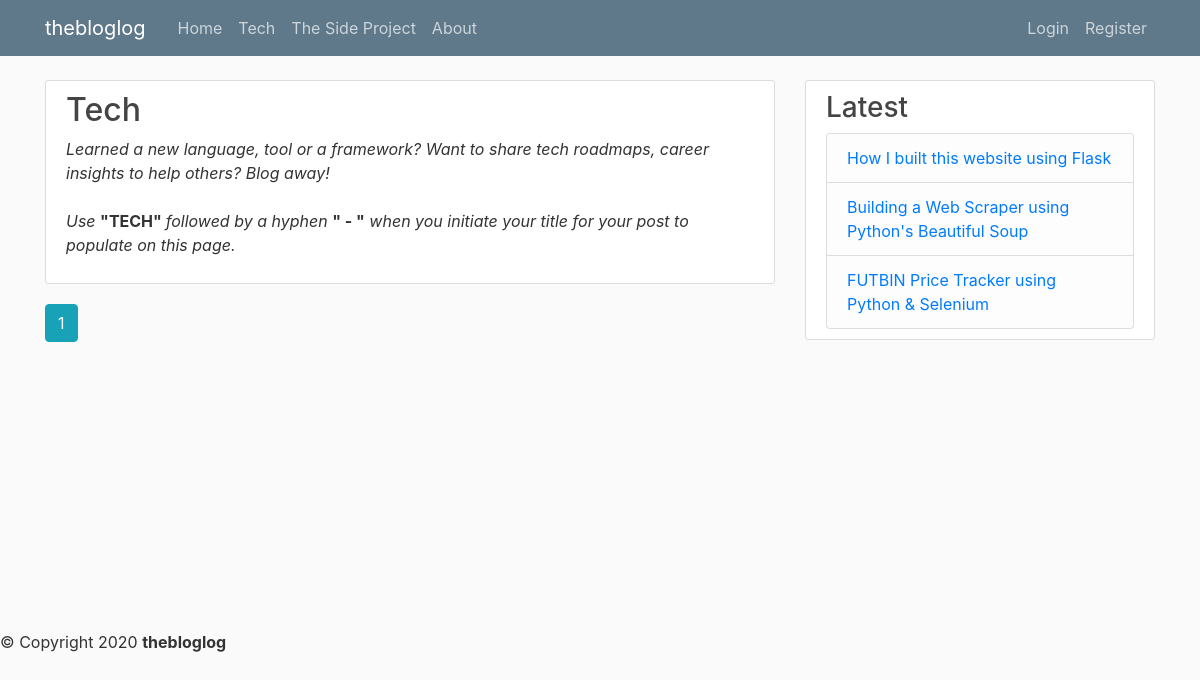
Page /tech on the earlier database version.
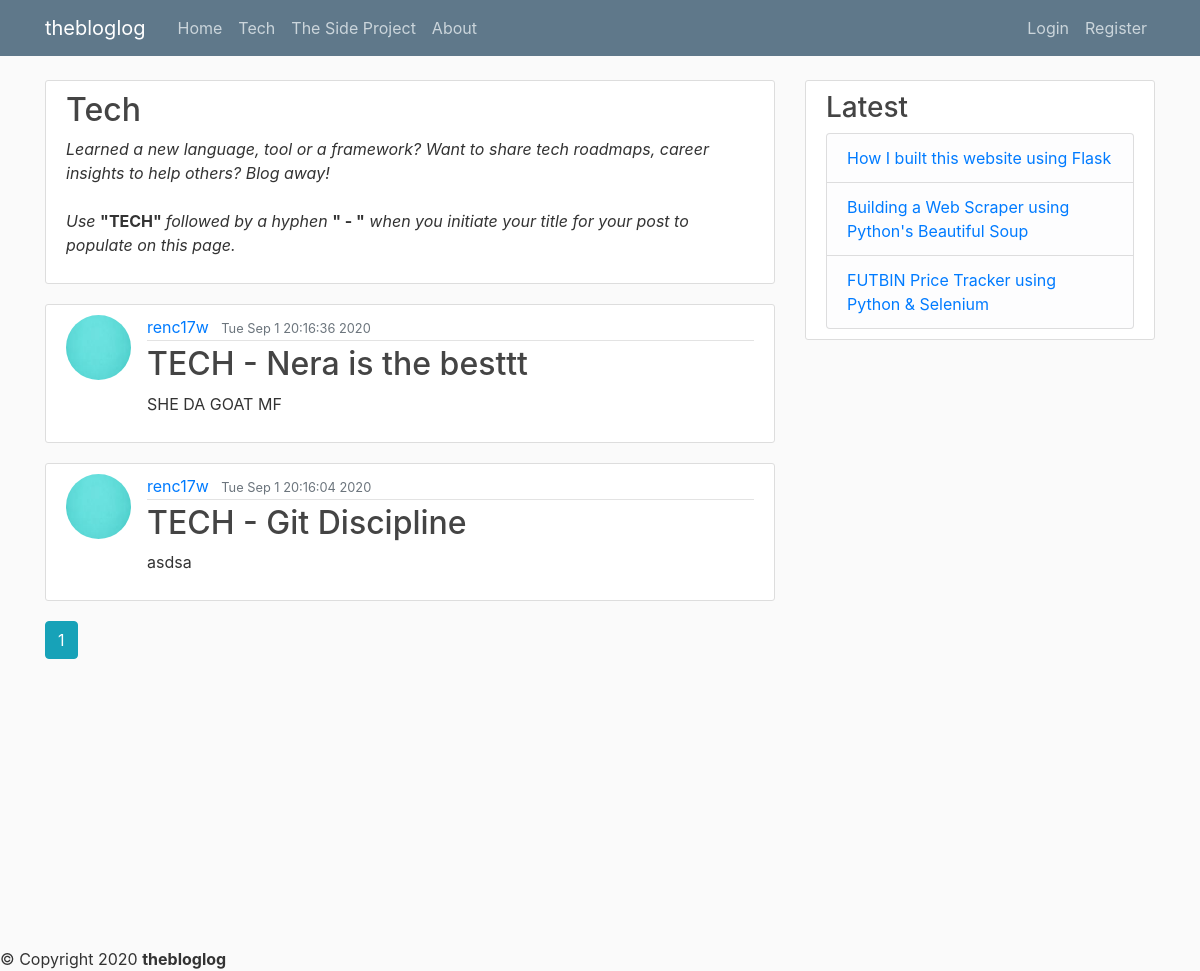
Same page on the later database version.
### flaskblog/models.py (models this page shows, shortened)
class Post(db.Model):
    id = db.Column(db.Integer, primary_key=True)
    title = db.Column(db.String(100), nullable=False)
    date_posted = db.Column(db.DateTime, nullable=False, default=datetime.utcnow)
    content = db.Column(db.Text, nullable=False)
    user_id = db.Column(db.Integer, db.ForeignKey('user.id'), nullable=False)

class User(db.Model, UserMixin):
    id = db.Column(db.Integer, primary_key=True)
    username = db.Column(db.String(20), unique=True, nullable=False)
    email = db.Column(db.String(120), unique=True, nullable=False)
    image_file = db.Column(db.String(60), nullable=False, default='default.jpg')
    password = db.Column(db.String(60), nullable=False)  # the password is going to be hashed which will
    posts = db.relationship('Post', backref='author', lazy=True)

### flaskblog/main/routes.py (the view)
@main.route('/tech')
def tech():
    page = request.args.get('page', 1, type=int)  # default page set to 1
    posts = Post.query.order_by(Post.date_posted.desc()).paginate(page=page, per_page=5)
    return render_template('tech.html', title='Tech', posts=posts)

### flaskblog/templates/tech.html
{% extends "layout.html" %}
{% block content %}
    <article class="media content-section">
        <div class="header" id="myHeader">
    <h2>Tech</h2>
        <i>Learned a new language, tool or a framework? Want to share tech roadmaps, career insights to help others? Blog away!
        <br>
            <br>
            Use </i><strong>"TECH" </strong><i>followed by a hyphen </i><strong>" - "</strong><i> when you initiate your title for your post to populate on this page. </p>
        </i>
        </div>
    </article>
    {% for post in posts.items %}
        {% if 'TECH' in post.title %}
            <article class="media content-section">
                <img class="rounded-circle article-img" src="{{ url_for('static', filename='profile_pics/' + post.author.image_file) }}">
                <div class="media-body">
                    <div class="article-metadata">
                        <a class="mr-2" href="{{ url_for('users.user_posts', username=post.author.username) }}">{{ post.author.username }}</a>
                        <small class="text-muted">{{ post.date_posted.strftime('%c') }}</small>
                    </div>
                    <h2><a class="article-title" href="{{ url_for('posts.post', post_id=post.id) }}"> {{ post.title }} </a></h2>
                    <p class="article-content">{{ post.content }}</p>
                </div>
            </article>
        {% endif %}
    {% endfor %}
    {% for page_num in posts.iter_pages(left_edge=1, right_edge=1, left_current=1, right_current=2) %}
        {% if page_num %}
            {% if posts.page == page_num %}
                <a class="btn btn-info mb-4" href="{{ url_for('main.home', page=page_num) }}">{{ page_num }}</a>
            {% else %}
                <a class="btn btn-outline-info mb-4" href="{{ url_for('main.home', page=page_num) }}">{{ page_num }}</a>
            {% endif %}
        {% else %}
            ...
        {% endif %}
    {% endfor %}
{% endblock content %}

Differences in the rows shown:
now on this page (row edited): Post: image_file (picture), author.username "renc17w", date_posted "Tue Sep 1 20:16:36 2020", title "TECH - Nera is the besttt", content "SHE DA GOAT MF"
now on this page (row edited): Post: image_file (picture), author.username "renc17w", date_posted "Tue Sep 1 20:16:04 2020", title "TECH - Git Discipline", content "asdsa"
